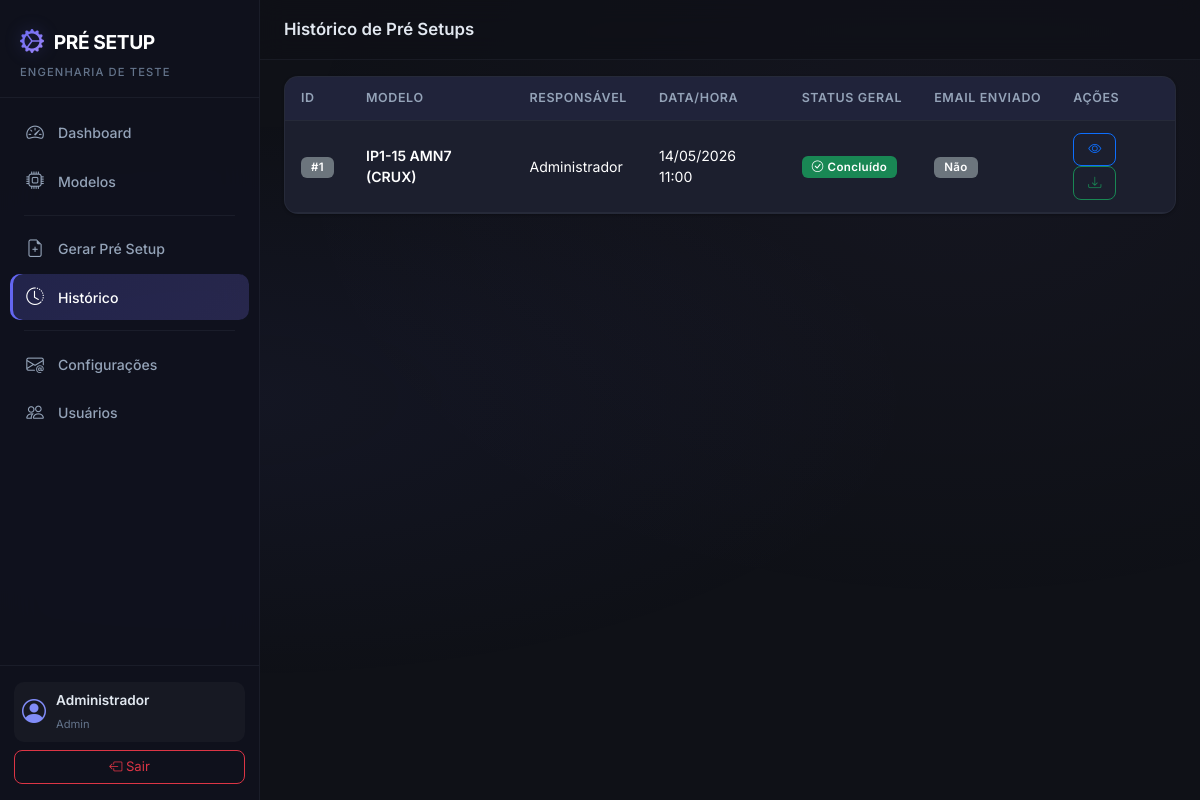
The page /setup/history (signed in) on the database its author committed.
### app/models.py (models this page shows, shortened)
class User(UserMixin, db.Model):
    __tablename__ = 'users'
    id = db.Column(db.Integer, primary_key=True)
    name = db.Column(db.String(150), nullable=False)
    username = db.Column(db.String(150), unique=True, nullable=False)
    email = db.Column(db.String(150), unique=True, nullable=True)
    password_hash = db.Column(db.String(256), nullable=False)
    profile = db.Column(db.String(50), nullable=False, default='Engenharia')  # Admin, Engenharia
    is_active_user = db.Column(db.Boolean, default=True)
    created_at = db.Column(db.DateTime, default=datetime.now)
    setups = db.relationship('PreSetup', backref='user', lazy='dynamic')
    @property
    def is_active(self):
        return self.is_active_user

class PreSetup(db.Model):
    __tablename__ = 'pre_setups'
    id = db.Column(db.Integer, primary_key=True)
    product_model_id = db.Column(db.Integer, db.ForeignKey('product_models.id'), nullable=False)
    user_id = db.Column(db.Integer, db.ForeignKey('users.id'), nullable=False)
    num_bays = db.Column(db.Integer, nullable=False, default=1)
    linha = db.Column(db.String(50), nullable=False, default='LM04')  # LM04, LM06, etc.
    generated_at = db.Column(db.DateTime, default=datetime.now)
    overall_status = db.Column(db.String(50), nullable=False)  # CONCLUÍDO, COM PENDÊNCIA
    pdf_filename = db.Column(db.String(300), nullable=True)
    email_sent = db.Column(db.Boolean, default=False)
    email_sent_at = db.Column(db.DateTime, nullable=True)
    general_observations = db.Column(db.Text, nullable=True)
    setup_items = db.relationship('PreSetupItem', backref='pre_setup', lazy='dynamic',
                                  cascade='all, delete-orphan')

class ProductModel(db.Model):
    __tablename__ = 'product_models'
    id = db.Column(db.Integer, primary_key=True)
    name = db.Column(db.String(150), unique=True, nullable=False)
    product_type = db.Column(db.String(50), nullable=False)  # Notebook, Desktop, Tiny
    station = db.Column(db.String(50), nullable=True)  # FCT, SHELL, IO
    is_active = db.Column(db.Boolean, default=True)
    created_at = db.Column(db.DateTime, default=datetime.now)
    template_items = db.relationship('TemplateItem', backref='product_model', lazy='dynamic',
                                     cascade='all, delete-orphan')
    items = db.relationship('Item', backref='product_model', lazy='dynamic',
                            cascade='all, delete-orphan')
    setups = db.relationship('PreSetup', backref='product_model', lazy='dynamic')

### app/setup_requests/routes.py (the view)
@setup_bp.route('/history')
@login_required
def history():
    setups = PreSetup.query.order_by(PreSetup.generated_at.desc()).all()
    return render_template('setup/history.html', setups=setups)

### app/models.py (called while the page is built)
@login_manager.user_loader
def load_user(user_id):
    return User.query.get(int(user_id))

### app/templates/setup/history.html (shortened to what this page needs)
{% extends "base.html" %}
{% block page_title %}Histórico de Pré Setups{% endblock %}
{% block content %}
<div class="card card-custom">
    <div class="card-body p-0">
        {% if setups %}
        <div class="table-responsive">
            <table class="table table-custom mb-0">
                <thead>
                    <tr>
                        <th>ID</th>
                        <th>Modelo</th>
                        <th>Responsável</th>
                        <th>Data/Hora</th>
                        {% if current_user.profile == 'Admin' %}
                        <th>Status Geral</th>
                        <th>Email Enviado</th>
                        {% endif %}
                        <th>Ações</th>
                    </tr>
                </thead>
                <tbody>
                    {% for setup in setups %}
                    <tr>
                        <td><span class="badge bg-secondary">#{{ setup.id }}</span></td>
                        <td class="fw-semibold">{{ setup.product_model.name }}</td>
                        <td>{{ setup.user.name }}</td>
                        <td>{{ setup.generated_at.strftime('%d/%m/%Y %H:%M') }}</td>
                        {% if current_user.profile == 'Admin' %}
                        <td>
                            {% if setup.overall_status == 'CONCLUÍDO' %}
                                <span class="badge bg-success"><i class="bi bi-check-circle me-1"></i>Concluído</span>
                            {% else %}
                                <span class="badge bg-warning text-dark"><i class="bi bi-exclamation-triangle me-1"></i>Com Pendência</span>
                            {% endif %}
                        </td>
                        <td>
                            {% if setup.email_sent %}
                                <span class="badge bg-info"><i class="bi bi-check me-1"></i>Sim</span>
                            {% else %}
                                <span class="badge bg-secondary">Não</span>
                            {% endif %}
                        </td>
                        {% endif %}
                        <td>
                            <a href="{{ url_for('setup_requests.detail', setup_id=setup.id) }}" class="btn btn-sm btn-outline-primary" title="Ver detalhes">
                                <i class="bi bi-eye"></i>
                            </a>
                            {% if setup.pdf_filename %}
                            <a href="{{ url_for('setup_requests.download_pdf', setup_id=setup.id) }}" class="btn btn-sm btn-outline-success" title="Baixar PDF">
                                <i class="bi bi-download"></i>
                            </a>
                            {% endif %}
                        </td>
                    </tr>
                    {% endfor %}
                </tbody>
            </table>
        </div>
        {% endif %}
    </div>
</div>
{% endblock %}

### app/templates/base.html (shortened to what this page needs)
<!DOCTYPE html>
<html lang="pt-BR" data-bs-theme="dark">
<head>
    <link href="https://cdn.jsdelivr.net/npm/bootstrap@5.3.3/dist/css/bootstrap.min.css" rel="stylesheet">
    <link href="https://cdn.jsdelivr.net/npm/bootstrap-icons@1.11.3/font/bootstrap-icons.min.css" rel="stylesheet">
    <link rel="stylesheet" href="{{ url_for('static', filename='css/style.css') }}">
</head>
<body>
    {% if current_user.is_authenticated %}
    <nav class="sidebar" id="sidebar">
        <div class="sidebar-header">
            <div class="sidebar-brand">
                <i class="bi bi-gear-wide-connected"></i>
                <span>PRÉ SETUP</span>
            </div>
            <small class="sidebar-subtitle">Engenharia de Teste</small>
        </div>
        <ul class="sidebar-nav">
            <li class="sidebar-nav-item">
                <a href="{{ url_for('dashboard.index') }}" class="sidebar-nav-link {% if request.endpoint == 'dashboard.index' %}active{% endif %}">
                    <i class="bi bi-speedometer2"></i>
                    <span>Dashboard</span>
                </a>
            </li>
            {% if current_user.profile == 'Admin' %}
            <li class="sidebar-nav-item">
                <a href="{{ url_for('models_blueprint.index') }}" class="sidebar-nav-link {% if 'models_blueprint' in request.endpoint %}active{% endif %}">
                    <i class="bi bi-cpu"></i>
                    <span>Modelos</span>
                </a>
            </li>
            {% endif %}
            <li class="sidebar-divider"></li>
            <li class="sidebar-nav-item">
                <a href="{{ url_for('setup_requests.generate_select') }}" class="sidebar-nav-link {% if request.endpoint == 'setup_requests.generate_select' or request.endpoint == 'setup_requests.generate_form' %}active{% endif %}">
                    <i class="bi bi-file-earmark-plus"></i>
                    <span>Gerar Pré Setup</span>
                </a>
            </li>
            <li class="sidebar-nav-item">
                <a href="{{ url_for('setup_requests.history') }}" class="sidebar-nav-link {% if request.endpoint == 'setup_requests.history' or request.endpoint == 'setup_requests.detail' %}active{% endif %}">
                    <i class="bi bi-clock-history"></i>
                    <span>Histórico</span>
                </a>
            </li>
            {% if current_user.profile == 'Admin' %}
            <li class="sidebar-divider"></li>
            <li class="sidebar-nav-item">
                <a href="{{ url_for('email_config.index') }}" class="sidebar-nav-link {% if 'email_config' in request.endpoint %}active{% endif %}">
                    <i class="bi bi-envelope-at"></i>
                    <span>Configurações</span>
                </a>
            </li>
            <li class="sidebar-nav-item">
                <a href="{{ url_for('users.index') }}" class="sidebar-nav-link {% if 'users' in request.endpoint %}active{% endif %}">
                    <i class="bi bi-people"></i>
                    <span>Usuários</span>
                </a>
            </li>
            {% endif %}
        </ul>
        <div class="sidebar-footer">
            <div class="sidebar-user">
                <i class="bi bi-person-circle"></i>
                <div>
                    <div class="sidebar-user-name">{{ current_user.name }}</div>
                    <small class="sidebar-user-role">{{ current_user.profile }}</small>
                </div>
            </div>
            <a href="{{ url_for('auth.logout') }}" class="btn btn-outline-danger btn-sm w-100 mt-2">
                <i class="bi bi-box-arrow-left"></i> Sair
            </a>
        </div>
    </nav>
    <main class="main-content">
        <div class="topbar">
            <h5 class="topbar-title">{% block page_title %}{% endblock %}</h5>
        </div>
        <div class="container-fluid px-4 py-3">
            {% block content %}{% endblock %}
        </div>
    </main>
    {% else %}
        {% block fullpage %}{% endblock %}
    {% endif %}
</body>
</html>

### rows shown on the page
User: name "Administrador", profile "Admin"
PreSetup: id "1", product_model.name "IP1-15 AMN7 (CRUX)", user.name "Administrador", generated_at "14/05/2026 11:00", overall_status "CONCLUÍDO" (drawn), email_sent "Não"
